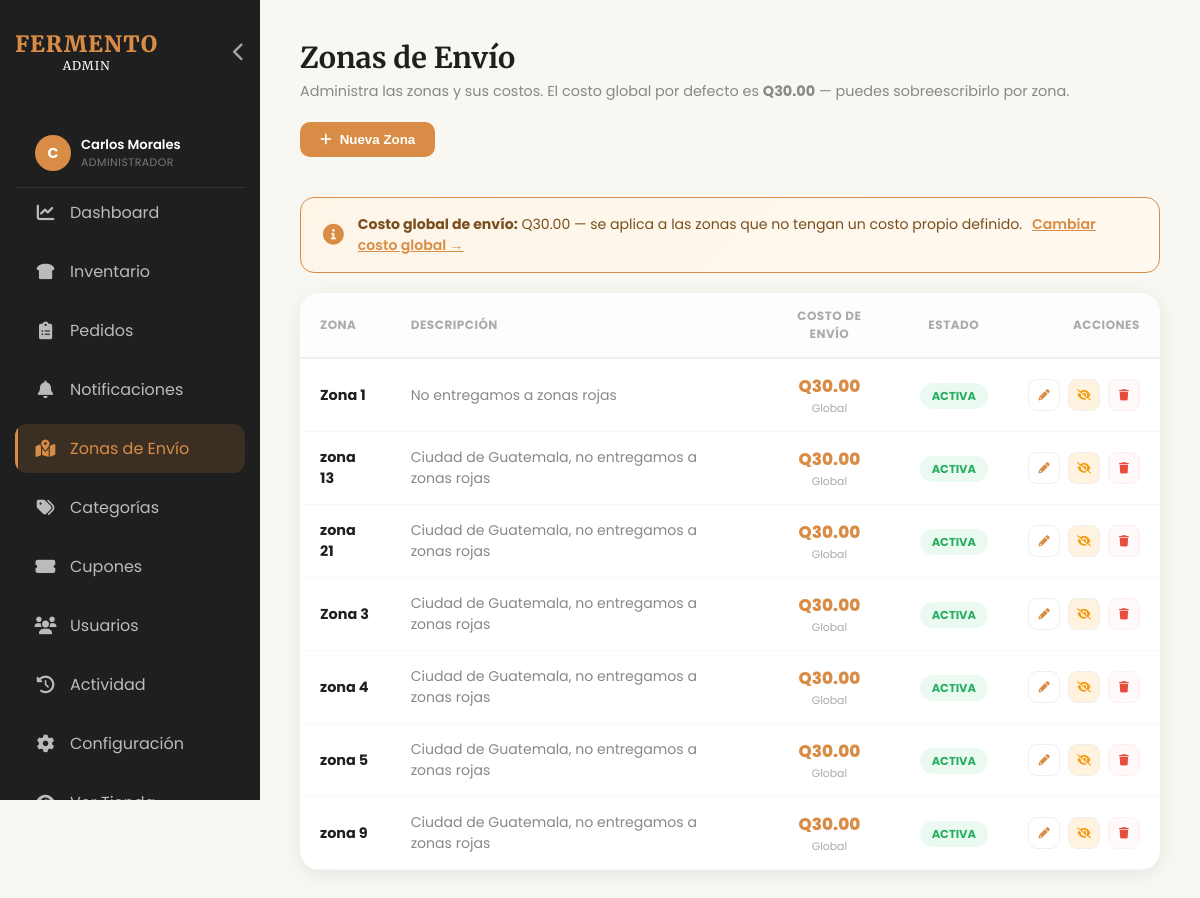
The page /admin/zonas.php (signed in) on the database its author committed.
### tables this page shows
CREATE TABLE `zonas_envio` (
  `id`           INT(11)       NOT NULL AUTO_INCREMENT,
  `nombre`       VARCHAR(100)  NOT NULL,
  `descripcion`  TEXT          DEFAULT NULL,
  `activa`       TINYINT(1)    NOT NULL DEFAULT 1,
  `costo_envio`  DECIMAL(10,2) DEFAULT NULL COMMENT 'Costo especifico para esta zona. NULL = usar costo global',
  `creado_en`    TIMESTAMP     NOT NULL DEFAULT CURRENT_TIMESTAMP,
  PRIMARY KEY (`id`),
  UNIQUE KEY `uq_zonas_nombre` (`nombre`)
);

### includes/config.php (called while the page is built, shortened)
<?php
$_configCache = null;
function getConfig($clave, $default = '') {
    global $pdo, $_configCache;
    if ($_configCache === null) {
        try {
            $stmt = $pdo->query("SELECT clave, valor FROM configuracion");
            $_configCache = $stmt->fetchAll(PDO::FETCH_KEY_PAIR);
        } catch (Exception $e) {
            $_configCache = [];
        }
    }
    return isset($_configCache[$clave]) ? $_configCache[$clave] : $default;
}
?>

### admin/zonas.php (the view, shortened to what this page needs)
<?php
require '../includes/db.php';
require '../includes/config.php';
include 'includes/admin_header.php';
include 'includes/admin_nav.php';
$zonas = $pdo->query("SELECT * FROM zonas_envio ORDER BY activa DESC, nombre ASC")->fetchAll(PDO::FETCH_ASSOC);
$costoGlobal = getConfig('costo_envio', '30.00');
?>
<div class="page-header">
    <div class="page-title">
        <h1>Zonas de Envío</h1>
        <p>Administra las zonas y sus costos. El costo global por defecto es <strong>Q<?php echo number_format($costoGlobal, 2); ?></strong> — puedes sobreescribirlo por zona.</p>
    </div>
    <button onclick="toggleModal('crear')" class="btn-new">
        <i class="fas fa-plus"></i> Nueva Zona
    </button>
</div>
<div style="background:linear-gradient(135deg,#fdf5e8,#fff9f0);border:1px solid #D98C45;border-radius:14px;padding:16px 22px;margin-bottom:20px;display:flex;align-items:center;gap:14px;">
    <i class="fas fa-info-circle" style="color:#D98C45;font-size:1.3rem;flex-shrink:0;"></i>
    <div style="font-size:0.88rem;color:#7a4f1e;">
        <strong>Costo global de envío:</strong> Q<?php echo number_format($costoGlobal, 2); ?> — se aplica a las zonas que no tengan un costo propio definido.
        <a href="configuracion.php" style="color:var(--accent-toast);font-weight:600;margin-left:6px;">Cambiar costo global →</a>
    </div>
</div>
<div style="background:white;border-radius:20px;box-shadow:var(--shadow);overflow:hidden;">
    <table style="width:100%;border-collapse:collapse;">
        <thead>
            <tr style="background:#fafafa;border-bottom:2px solid #f0f0f0;">
                <th style="padding:14px 20px;text-align:left;font-size:0.75rem;text-transform:uppercase;color:#aaa;font-weight:700;letter-spacing:0.5px;">Zona</th>
                <th style="padding:14px 20px;text-align:left;font-size:0.75rem;text-transform:uppercase;color:#aaa;font-weight:700;letter-spacing:0.5px;">Descripción</th>
                <th style="padding:14px 20px;text-align:center;font-size:0.75rem;text-transform:uppercase;color:#aaa;font-weight:700;letter-spacing:0.5px;">Costo de Envío</th>
                <th style="padding:14px 20px;text-align:center;font-size:0.75rem;text-transform:uppercase;color:#aaa;font-weight:700;letter-spacing:0.5px;">Estado</th>
                <th style="padding:14px 20px;text-align:right;font-size:0.75rem;text-transform:uppercase;color:#aaa;font-weight:700;letter-spacing:0.5px;">Acciones</th>
            </tr>
        </thead>
        <tbody>
            <?php if(empty($zonas)): ?>
            <tr><td colspan="5" style="padding:50px;text-align:center;color:#ccc;"><i class="fas fa-map-marker-alt" style="font-size:2rem;display:block;margin-bottom:10px;opacity:0.3;"></i>No hay zonas configuradas. Crea la primera.</td></tr>
            <?php else: ?>
            <?php foreach($zonas as $z):
                $costoZona = (isset($z['costo_envio']) && $z['costo_envio'] !== null) ? (float)$z['costo_envio'] : (float)$costoGlobal;
                $esPropio  = (isset($z['costo_envio']) && $z['costo_envio'] !== null);
            ?>
            <tr style="border-bottom:1px solid #f4f4f4;<?php echo !$z['activa'] ? 'opacity:0.5;' : ''; ?>transition:background 0.15s;" onmouseover="this.style.background='#fafbff'" onmouseout="this.style.background=''">
                <td style="padding:14px 20px;font-weight:700;color:#1F1F1F;"><?php echo htmlspecialchars($z['nombre']); ?></td>
                <td style="padding:14px 20px;color:#888;font-size:0.88rem;"><?php echo htmlspecialchars($z['descripcion'] ?: '—'); ?></td>
                <td style="padding:14px 20px;text-align:center;">
                    <span style="font-weight:800;font-size:1.05rem;color:<?php echo $esPropio ? '#6C63FF' : 'var(--accent-toast)'; ?>;">
                        Q<?php echo number_format($costoZona, 2); ?>
                    </span>
                    <?php if($esPropio): ?>
                        <span style="display:block;font-size:0.68rem;color:#6C63FF;font-weight:600;margin-top:2px;background:#f0efff;padding:2px 7px;border-radius:20px;display:inline-block;">Propio</span>
                    <?php else: ?>
                        <span style="display:block;font-size:0.68rem;color:#aaa;margin-top:2px;">Global</span>
                    <?php endif; ?>
                </td>
                <td style="padding:14px 20px;text-align:center;">
                    <?php if($z['activa']): ?>
                        <span style="background:#eafaf1;color:#27ae60;padding:5px 12px;border-radius:50px;font-size:0.72rem;font-weight:700;text-transform:uppercase;">Activa</span>
                    <?php else: ?>
                        <span style="background:#ffebee;color:#e74c3c;padding:5px 12px;border-radius:50px;font-size:0.72rem;font-weight:700;text-transform:uppercase;">Inactiva</span>
                    <?php endif; ?>
                </td>
                <td style="padding:14px 20px;text-align:right;">
                    <div style="display:flex;gap:8px;justify-content:flex-end;">
                        <button onclick="editarZona(<?php echo htmlspecialchars(json_encode($z)); ?>)"
                                title="Editar"
                                style="width:32px;height:32px;border-radius:9px;border:1.5px solid #eee;background:white;cursor:pointer;display:flex;align-items:center;justify-content:center;transition:all 0.2s;"
                                onmouseover="this.style.borderColor='var(--accent-toast)';this.style.background='#fdf5e8'" onmouseout="this.style.borderColor='#eee';this.style.background='white'">
                            <i class="fas fa-pencil-alt" style="font-size:0.7rem;color:var(--accent-toast);"></i>
                        </button>
                        <form method="POST" style="display:inline;">
                            <button type="submit" title="<?php echo $z['activa'] ? 'Desactivar' : 'Activar'; ?>"
                                    style="width:32px;height:32px;border-radius:9px;border:1.5px solid #eee;background:<?php echo $z['activa'] ? '#fff3e0' : '#e8f5e9'; ?>;cursor:pointer;display:flex;align-items:center;justify-content:center;">
                                <i class="fas <?php echo $z['activa'] ? 'fa-eye-slash' : 'fa-eye'; ?>" style="font-size:0.7rem;color:<?php echo $z['activa'] ? '#f39c12' : '#27ae60'; ?>;"></i>
                            </button>
                        </form>
                        <form method="POST" style="display:inline;" onsubmit="return confirm('¿Eliminar la zona «<?php echo htmlspecialchars(addslashes($z['nombre'])); ?>»?');">
                            <button type="submit" title="Eliminar" style="width:32px;height:32px;border-radius:9px;border:1.5px solid #fee;background:#fff9f9;cursor:pointer;display:flex;align-items:center;justify-content:center;"
                                    onmouseover="this.style.background='#ffebee';this.style.borderColor='#e74c3c'" onmouseout="this.style.background='#fff9f9';this.style.borderColor='#fee'">
                                <i class="fas fa-trash" style="font-size:0.7rem;color:#e74c3c;"></i>
                            </button>
                        </form>
                    </div>
                </td>
            </tr>
            <?php endforeach; ?>
            <?php endif; ?>
        </tbody>
    </table>
</div>
<?php include 'includes/admin_footer.php'; ?>

### admin/assets/css/admin-new.css (style rules this page uses)
:root { --bg-cream: #F9F7F2; --text-black: #1F1F1F; --accent-toast: #D98C45; --accent-light: #F2D5B5; --sidebar-width: 260px; --white: #ffffff; --gray-light: #f4f4f4; --success: #27ae60; --warning: #f1c40f; --danger: #e74c3c; --shadow: 0 4px 20px rgba(0,0,0,0.08); }
* { box-sizing: border-box; margin: 0; padding: 0; }
body { font-family: 'Poppins', sans-serif; background-color: var(--bg-cream); color: var(--text-black); display: flex; min-height: 100vh; }
.page-header { margin-bottom: 40px; display: flex; justify-content: space-between; align-items: center; flex-wrap: wrap; gap: 20px; }
.page-title h1 { font-family: 'Merriweather', serif; font-size: 1.8rem; margin-bottom: 5px; }
.page-title p { color: #888; font-size: 0.9rem; }
table { width: 100%; border-collapse: collapse; }
th { background: #fdfdfd; padding: 15px 20px; text-align: left; font-size: 0.75rem; text-transform: uppercase; letter-spacing: 0.5px; color: #999; border-bottom: 1px solid #f0f0f0; }
td { padding: 15px 20px; border-bottom: 1px solid #f8f8f8; font-size: 0.9rem; }
.btn-new { background: var(--accent-toast); color: white; padding: 10px 20px; border-radius: 10px; text-decoration: none; font-weight: 600; display: inline-flex; align-items: center; gap: 8px; border: none; cursor: pointer; transition: background 0.25s ease, transform 0.2s cubic-bezier(0.34, 1.56, 0.64, 1), box-shadow 0.25s ease; position: relative; overflow: hidden; }
.btn-new::after { content: ''; position: absolute; width: 120%; height: 120%; left: -10%; top: -10%; background: rgba(255,255,255,0.15); transform: scaleX(0); transform-origin: left; transition: transform 0.35s ease; border-radius: inherit; }
tbody tr { transition: background 0.2s ease, transform 0.2s ease; }

### rows shown on the page
zonas_envio: nombre "Zona 1", descripcion "No entregamos a zonas rojas", costo_envio "30.00", shows "Global", activa "ACTIVA"
zonas_envio: nombre "zona 13", descripcion "Ciudad de Guatemala, no entregamos a zonas rojas", costo_envio "30.00", shows "Global", activa "ACTIVA"
zonas_envio: nombre "zona 21", descripcion "Ciudad de Guatemala, no entregamos a zonas rojas", costo_envio "30.00", shows "Global", activa "ACTIVA"
zonas_envio: nombre "Zona 3", descripcion "Ciudad de Guatemala, no entregamos a zonas rojas", costo_envio "30.00", shows "Global", activa "ACTIVA"
zonas_envio: nombre "zona 4", descripcion "Ciudad de Guatemala, no entregamos a zonas rojas", costo_envio "30.00", shows "Global", activa "ACTIVA"
zonas_envio: nombre "zona 5", descripcion "Ciudad de Guatemala, no entregamos a zonas rojas", costo_envio "30.00", shows "Global", activa "ACTIVA"
zonas_envio: nombre "zona 9", descripcion "Ciudad de Guatemala, no entregamos a zonas rojas", costo_envio "30.00", shows "Global", activa "ACTIVA"

### other values the page prints
substr($_SESSION['user_nombre'] ?? $_SESSION['nombre'] ?? 'A', 0, 1) "C"
$_SESSION['user_nombre'] "Carlos Morales"
$rolLabels[$_SESSION['user_rol'] ?? 'admin'] "ADMINISTRADOR"
$costoGlobal "30.00"
